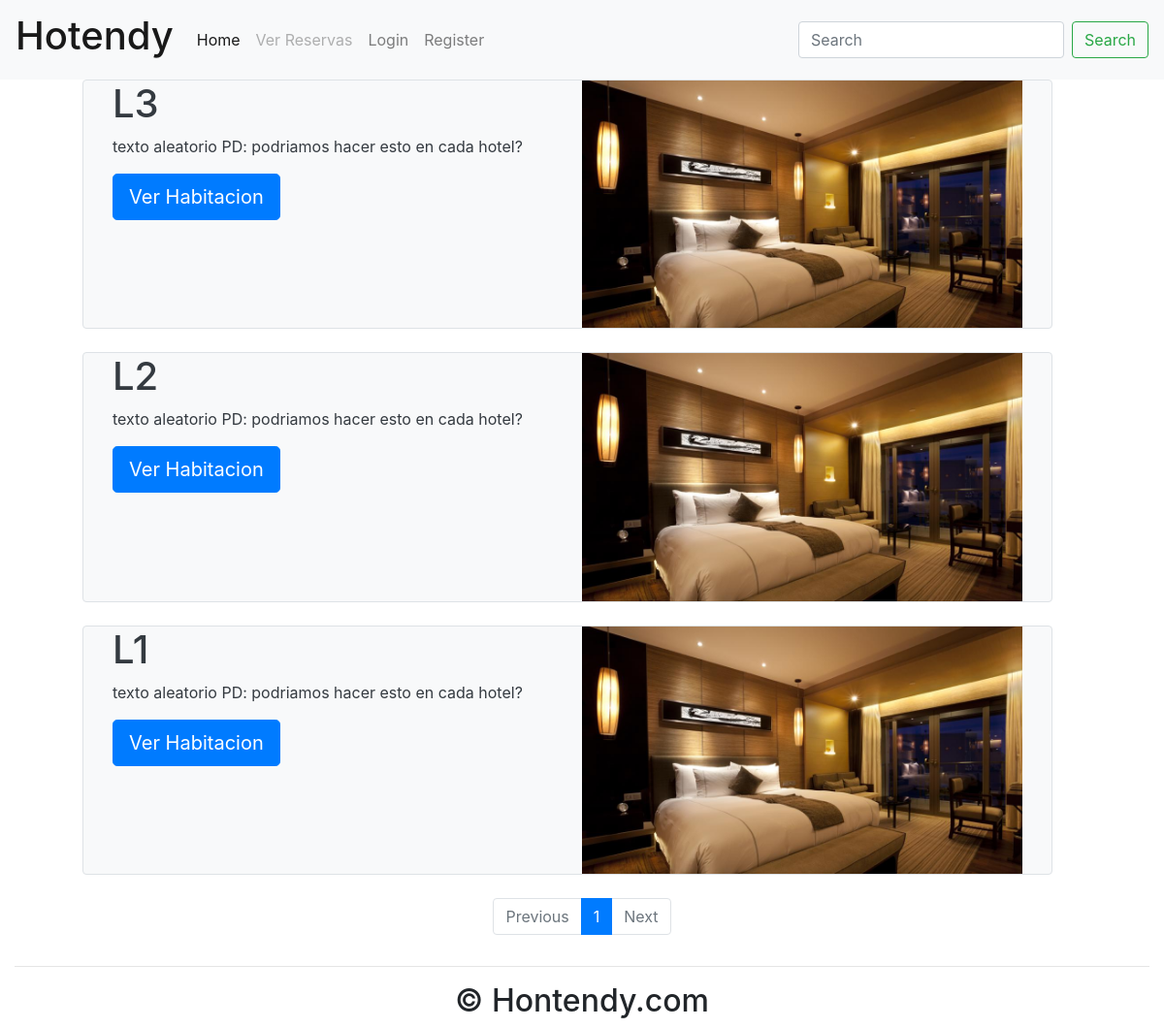
/hoteles/1/, run on an earlier commit of the app's database.
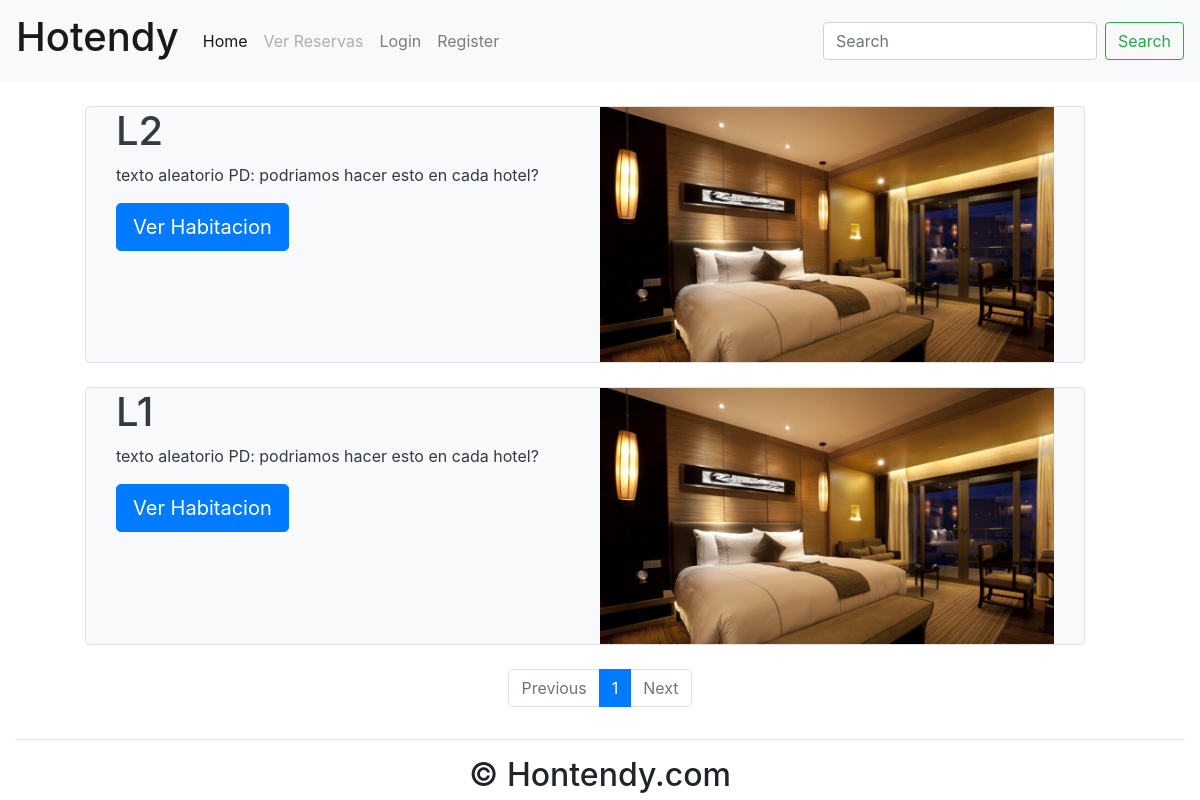
And on a later commit of the database.
### Proyecto/models.py (models this page shows, shortened)
class Habitacion(models.Model):
    precio_noche = models.IntegerField()
    descripcion = models.TextField(max_length=500, default="Descripcion estandar")
    num_habitacion = models.CharField(max_length= 5)
    cant_dormitorios = models.IntegerField()
    cant_banios = models.IntegerField()
    status_estado = [
        ('Disponible', 'D'),
        ('Ocupado', 'O'),
    ]
    estado = models.CharField(max_length=50, choices=status_estado, default='Disponible')
    status=[
    ('Suite', 'Suite'),
    ('Matrimonial', 'Matrimonial'),
    ('Individual', 'Individual'),
    ('Familiar', 'Familiar'),
    ('Normal', 'Normal'),
    ('Presidencial', 'Presidencial'),
    ]
    tipo_habitacion = models.CharField(max_length = 50,choices = status, default='Normal')
    img_habitacion = models.ImageField(max_length=100, default='/img_habitacion/habitacion_prueba.jpg', upload_to='img_habitacion/', blank=True, null=True)
    class Meta:
        verbose_name = 'Habitacion'
        verbose_name_plural = 'Habitaciones'

### Proyecto/views.py (the view)
# urls.py: path('hoteles/<str:Hotel>/',HotelesView2,name="hoteles"),
def HotelesView2(request, Hotel):
    from .models import Hotel as hotel
    hoteles = hotel.objects.get(pk=Hotel)  # Aca deberiamos llamar a las habitaciones del hotel que queremos
    h = hoteles.habitaciones.all() #Tomamos SOLO las habitaciones del hotel para hacer el pagination
    paginator = Paginator(h, 9)
    page_number = request.GET.get('page')
    page_obj = paginator.get_page(page_number)
    context = {
        'hoteles': hoteles,
        'habitaciones': page_obj,
        'h': h,
    }
    return render(request, 'Proyecto/hoteles2.html', context)

### templates/Proyecto/hoteles2.html
{% extends 'Proyecto/home2.html' %}
{% block content %}
    <div class="container-fluid padding">
        {% for habitacion in habitaciones %}
            <div class="row padding">
                <div class="col-lg-1"></div>
                {% if habitacion.estado == "Disponible" %}
                    <div class="row padding col-lg-10 rounded bg-light text-dark border">
                        <div class="col">
                            <h1>{{ habitacion.num_habitacion }}</h1>
                            <p>texto aleatorio PD: podriamos hacer esto en cada hotel?</p>
                            <a href="{% url "habitaciones" habitacion.id %}">
                                <button class="btn btn-primary btn-lg">Ver Habitacion</button>
                            </a>
                        </div>
                        <div class="col">
                            <img src=/media/{{ habitacion.img_habitacion }} class="img-fluid">
                        </div>
                    </div>
                {% else %}
                    <div class="row padding col-lg-10 rounded"></div>
                {% endif %}
                <div class="col-lg-1"></div>
            </div>
            <br>
        {% endfor %}
        <nav aria-label="">
            <ul class="pagination justify-content-center">
                {% if habitaciones.has_previous %}
                    <li class="page-item">
                        <a class="page-link" href="?page={{ habitaciones.previous_page_number }}">Previous</a>
                    </li>
                {% else %}
                    <li class="page-item disabled">
                        <a class="page-link" href="#" tabindex="-1" aria-disabled="true">Previous</a>
                    </li>
                {% endif %}
                {% for i in habitaciones.paginator.page_range %}
                    {% if habitaciones.number == i %}
                        <li class="page-item active" aria-current="page">
                            <span class="page-link">
                                {{ i }}<span class="sr-only">(current)</span>
                            </span>
                        </li>
                    {% else %}
                        <li class="page-item"><a class="page-link" href="?page={{ i }}">{{ i }}</a></li>
                    {% endif %}
                {% endfor %}
                {% if habitaciones.has_next %}
                    <li class="page-item">
                        <a class="page-link" href="?page={{ habitaciones.next_page_number }}">Next</a>
                    </li>
                {% else %}
                    <li class="page-item disabled">
                        <a class="page-link" href="#" tabindex="-1" aria-disabled="true">Next</a>
                    </li>
                {% endif %}
            </ul>
        </nav>
    </div>
{% endblock %}
{% block footer %}
    <footer>
        <div class="container-fluid padding">
            <div class="row text-center">
                <div class="col-12">
                    <hr class="light">
                    <h2>&copy; Hontendy.com</h2>
                </div>
            </div>
        </div>
    </footer>
{% endblock %}

What changed in the data, as far as the page shows it:
no longer on this page (row edited): Habitacion: num_habitacion "L3", img_habitacion (picture)
